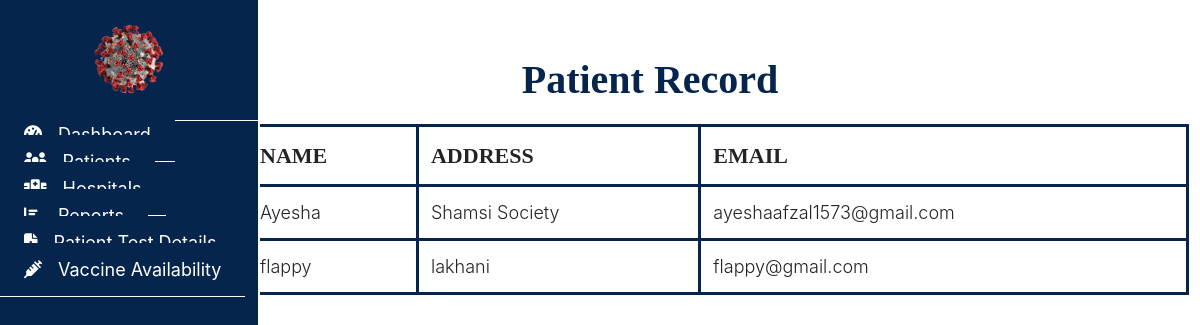
The app's page /admin/patientrecord.php (signed in), older data.
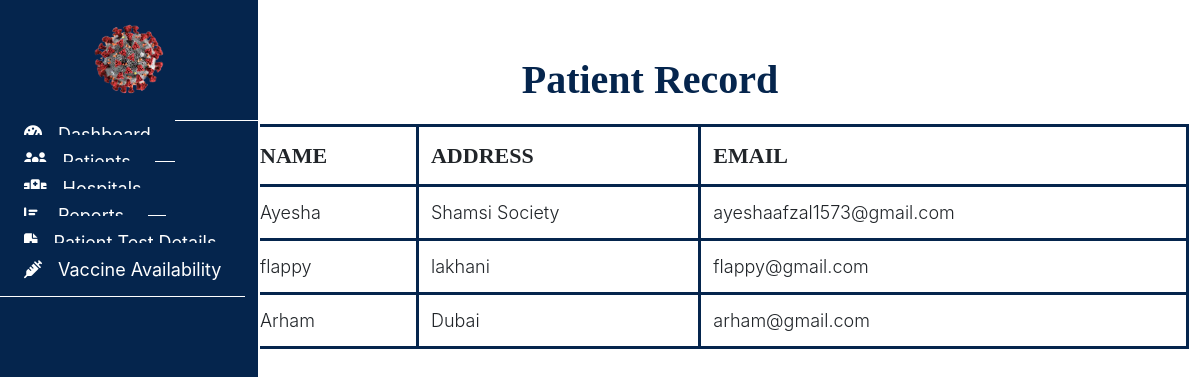
The same page, newer data.
### tables this page shows
CREATE TABLE `patient` (
  `patient_id` int(11) NOT NULL,
  `patient_name` varchar(255) DEFAULT NULL,
  `address` varchar(255) DEFAULT NULL,
  `email` varchar(255) DEFAULT NULL,
  `password` varchar(255) DEFAULT NULL
);

### admin/patientrecord.php (the view, shortened to what this page needs)
<?php
include("../connection.php");
?>
<!DOCTYPE html>
<html lang="en">
<head>
  <link rel="stylesheet" href="../assets/css/admin.css">
  <link rel="stylesheet" href="https://cdn.usebootstrap.com/bootstrap/3.3.7/css/bootstrap.min.css">
  <link rel="stylesheet"
    href="https://cdnjs.cloudflare.com/ajax/libs/material-design-iconic-font/2.2.0/css/material-design-iconic-font.min.css">
  <link rel="stylesheet" href="https://cdnjs.cloudflare.com/ajax/libs/font-awesome/6.4.0/css/all.min.css">
</head>
<body>
  <div id="sidebar">
    <header>
      <a href="#"><img src="../assets/images/covidlogo.png" alt=""
          style="width:120px ; height:120px;padding: 20px;"></a>
    </header>
    <ul class="nav">
      <li>
        <a href="admin.php">
          <i class="fas fa-tachometer-alt"></i>Dashboard
        </a>
      </li>
      <li>
        <a href="patientrecord.php">
          <i class="fas fa-users"></i>Patients
        </a>
      </li>
      <li>
        <a href="hospitaldetails.php">
          <i class="fas fa-hospital"></i>Hospitals
        </a>
      </li>
      <li>
        <a href="crdetails.php">
          <i class="fas fa-chart-bar"></i>Reports
        </a>
      </li>
      <li>
        <a href="testdetails.php">
          <i class="fas fa-file-medical"></i>Patient Test Details
        </a>
      </li>
      <li>
        <a href="vaccine.php">
          <i class="fas fa-syringe"></i>Vaccine Availability
        </a>
      </li>
    </ul>
  </div>
  <nav class="navbar">
    <div class="container-fluid">
      <ul class="nav navbar-nav navbar-right">
        <li class="dropdown">
          <a href="#" class="dropdown-toggle" data-toggle="dropdown">
          </a>
        </li>
      </ul>
    </div>
  </nav>
  <div class="container-fluid" id="all-products">
    <h1 class="text-center">Patient Record</h1>
    <div class="container">
      <table class="table">
        <thead>
          <tr>
            <th>NAME</th>
            <th>ADDRESS</th>
            <th>EMAIL</th>
          </tr>
        </thead>
        <tbody>
          <?php
          $query = "SELECT * FROM patient";
          $result = mysqli_query($con, $query);
          foreach ($result as $row) {
            echo "<tr>";
            echo "<td>$row[patient_name]</td>";
            echo "<td>$row[address]</td>";
            echo "<td>$row[email]</td>";
            echo "</tr>";
          }
          ?>
        </tbody>
      </table>
    </div>
  </div>
</body>
</html>

Row changes from the older to the newer data that the page shows:
added patient: patient_name "Arham", address "Dubai", email "arham@gmail.com"
